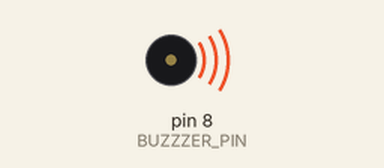
Simulated run of this sketch. Board: Arduino Uno, built with avr-gcc and run on an emulated ATmega328P. Shown: buzzer (waves = sounding). What the sketch prints to the serial monitor is not drawn.

Above: at 1.13 s.
Timing chart, 0 to 40.0 s (numbered marks = the images above):
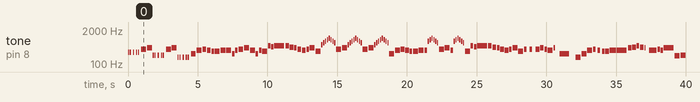

Measured:
- by itself, tone on pin 8 (BUZZZER_PIN): plays 277 Hz for 0.09 s, 277 Hz for 0.09 s, 277 Hz for 0.09 s, 277 Hz for 0.09 s, 277 Hz for 0.09 s, 370 Hz for 0.36 s … (137 notes in this stretch)

The sketch:

tone_tests.ino
```cpp
// Uno_Melody_Player.ino
// ----------------------------------------------------------------------
// Plays the melody data using the standard Arduino tone() function.
// Designed for Arduino Uno R3, which requires careful memory management.
// ----------------------------------------------------------------------

// *** IMPORTANT WARNING FOR ARDUINO UNO R3 ***
// The Uno has limited Flash (32KB) and RAM (2KB). If your MIDI file
// is very long or complex, the generated C array may exceed the Uno's
// storage capacity, resulting in compilation errors or unexpected behavior.
// If this happens, try a shorter MIDI file or switch to an ESP32 or Mega board.
// ***

// Required for the PROGMEM functions (accessing data from Flash memory)
#include <avr/pgmspace.h>

// Includes the generated data files
#include "pitches.h"
#include "flower_man.h"

// --- Configuration ---
// Define the digital pin connected to the passive buzzer or speaker
const int BUZZZER_PIN = 8;

// --- Setup ---
void setup() {
  // Initialize serial communication for debugging output
  Serial.begin(9600);
  Serial.println("\n--- Arduino Uno Melody Player ---");

  // Set the buzzer pin as an output.
  pinMode(BUZZZER_PIN, OUTPUT);
}

// --- Main Loop ---
void loop() {
  playMelody();

  // Halt the loop after the song finishes to prevent continuous playback.
  while(true) {
    delay(1000);
  }
}

// --- Melody Play Function ---
void playMelody() {
  // Iterate through the notes in the melody_data array.
  for (int thisNote = 0; thisNote < melody_length; thisNote++) {

    // Read pitch and duration from Flash memory (PROGMEM).
    // This is crucial for the Uno to save valuable RAM.
    int pitch = pgm_read_word_near(melody + thisNote);
    int noteDuration = pgm_read_word_near(durations + thisNote);

    // Check if the pitch is a rest (REST is defined as 0 in pitches.h).
    if (pitch != REST) {
      // Plays a tone at the specified pitch for the noteDuration time.
      tone(BUZZZER_PIN, pitch, noteDuration);

      Serial.print("Playing Note: ");
      Serial.print(pitch);
      Serial.print(" Hz for ");
      Serial.print(noteDuration);
      Serial.println(" ms");
    } else {
      // Stop the tone for a REST.
      noTone(BUZZZER_PIN);
      Serial.print("Rest for ");
      Serial.print(noteDuration);
      Serial.println(" ms");
    }

    // Pause for the exact duration of the note/rest.
    delay(noteDuration);

    // Stop the tone explicitly to ensure a clean break before the next note/pause.
    noTone(BUZZZER_PIN);

    // Pause for a small interval before the next note starts.
    // This pause provides a necessary staccato effect.
    #ifdef PAUSE_BETWEEN_NOTES_MS
      delay(PAUSE_BETWEEN_NOTES_MS);
    #else
      delay(20); // Default pause if macro not found (20ms)
    #endif
  }

  Serial.println("Melody finished.");
}
```

pitches.h
```cpp
/*************************************************
 * Public Constants
 *************************************************/

#define NOTE_B0  31
#define NOTE_C1  33
#define NOTE_CS1 35
#define NOTE_D1  37
#define NOTE_DS1 39
#define NOTE_E1  41
#define NOTE_F1  44
#define NOTE_FS1 46
#define NOTE_G1  49
#define NOTE_GS1 52
#define NOTE_A1  55
#define NOTE_AS1 58
#define NOTE_B1  62
#define NOTE_C2  65
#define NOTE_CS2 69
#define NOTE_D2  73
#define NOTE_DS2 78
#define NOTE_E2  82
#define NOTE_F2  87
#define NOTE_FS2 93
#define NOTE_G2  98
#define NOTE_GS2 104
#define NOTE_A2  110
#define NOTE_AS2 117
#define NOTE_B2  123
#define NOTE_C3  131
#define NOTE_CS3 139
#define NOTE_D3  147
#define NOTE_DS3 156
#define NOTE_E3  165
#define NOTE_F3  175
#define NOTE_FS3 185
#define NOTE_G3  196
#define NOTE_GS3 208
#define NOTE_A3  220
#define NOTE_AS3 233
#define NOTE_B3  247
#define NOTE_C4  262
#define NOTE_CS4 277
#define NOTE_D4  294
#define NOTE_DS4 311
#define NOTE_E4  330
#define NOTE_F4  349
#define NOTE_FS4 370
#define NOTE_G4  392
#define NOTE_GS4 415
#define NOTE_A4  440
#define NOTE_AS4 466
#define NOTE_B4  494
#define NOTE_C5  523
#define NOTE_CS5 554
#define NOTE_D5  587
#define NOTE_DS5 622
#define NOTE_E5  659
#define NOTE_F5  698
#define NOTE_FS5 740
#define NOTE_G5  784
#define NOTE_GS5 831
#define NOTE_A5  880
#define NOTE_AS5 932
#define NOTE_B5  988
#define NOTE_C6  1047
#define NOTE_CS6 1109
#define NOTE_D6  1175
#define NOTE_DS6 1245
#define NOTE_E6  1319
#define NOTE_F6  1397
#define NOTE_FS6 1480
#define NOTE_G6  1568
#define NOTE_GS6 1661
#define NOTE_A6  1760
#define NOTE_AS6 1865
#define NOTE_B6  1976
#define NOTE_C7  2093
#define NOTE_CS7 2217
#define NOTE_D7  2349
#define NOTE_DS7 2489
#define NOTE_E7  2637
#define NOTE_F7  2794
#define NOTE_FS7 2960
#define NOTE_G7  3136
#define NOTE_GS7 3322
#define NOTE_A7  3520
#define NOTE_AS7 3729
#define NOTE_B7  3951
#define NOTE_C8  4186
#define NOTE_CS8 4435
#define NOTE_D8  4699
#define NOTE_DS8 4978
#define REST 0
```

Source omitted: flower_man.h (17810 bytes)
